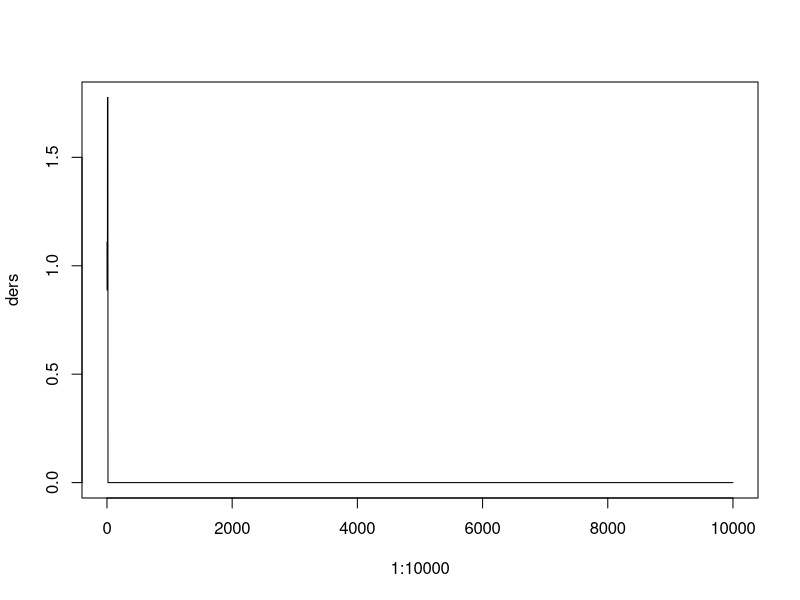
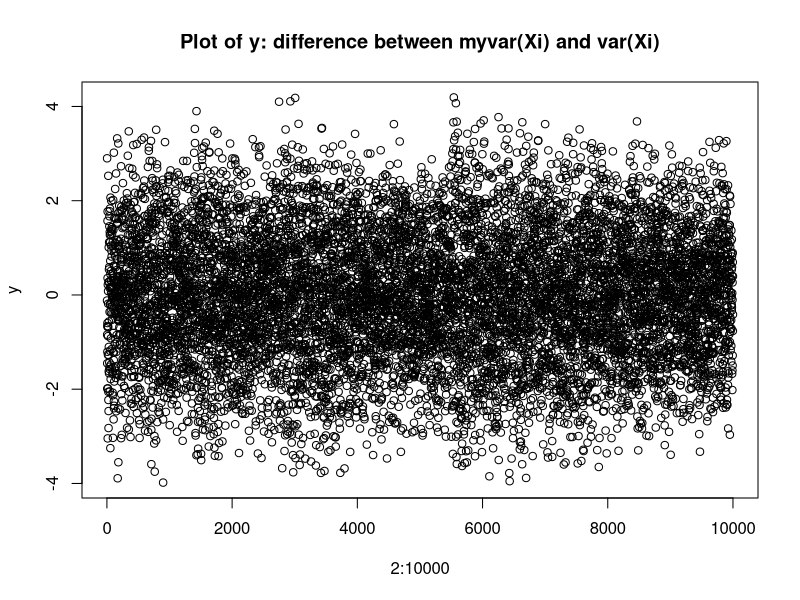

R code for these plots, in order:
## ---- chunk 1
knitr::opts_chunk$set(echo = TRUE, warning=FALSE, message=FALSE)
# Include packages here


## ---- chunk 2
x1<- 1/3
x2<- 1/4

# First expression
if ( x1-x2 == 1/12 ) {
print ("Subtraction is correct")
} else {
print ("Subtraction is wrong")
}

# Second expression
x1 <- 1
x2 <- 1/2
if ( x1-x2 == 1/2 ) {
print ("Subtraction is correct")
} else {
print ("Subtraction is wrong")
}
## ---- chunk 3
options(digits=20)
1/3-1/4
1/12

x1<- 1/3
x2<- 1/4

# First expression again
if ( all.equal(x1-x2,1/12) ) {
print ("Subtraction is correct")
} else {
print ("Subtraction is wrong")
}
## ---- chunk 4
derivative = function(x, func, epsilon){
  return((func(x+epsilon)-func(x))/epsilon)
}
f = function(x){
  return(x)
}

epsilon = 10^-15

# Evaluating derivative
ders = c()
for (i in 1:10000){
  temp = derivative(i, f, epsilon)
  ders = c(ders, temp)
}

plot(x=1:10000, y=ders, type = 'l')
## ---- chunk 5
(10+epsilon)-10
(15+epsilon)-15
(20+epsilon)-20
## ---- chunk 6
# Variance function
myvar = function(x){
  n = length(x)
  sum = sum(x)
  temp = x^2 - (sum/n)^2
  return(sum(temp)/(n-1))
}
# Generating numbers
xx = rnorm(n=10000, mean=10^8, sd=sqrt(1))

y = c()
for (i in 2:10000){
  var = myvar(xx[1:i])
  vardif = var - var(xx[1:i])
  y = c(y, vardif)
}
# Plottning the results 
plot(x=2:10000, y=y, main="Plot of y: difference between myvar(Xi) and var(Xi)")
## ---- chunk 7

## ---- chunk 8

